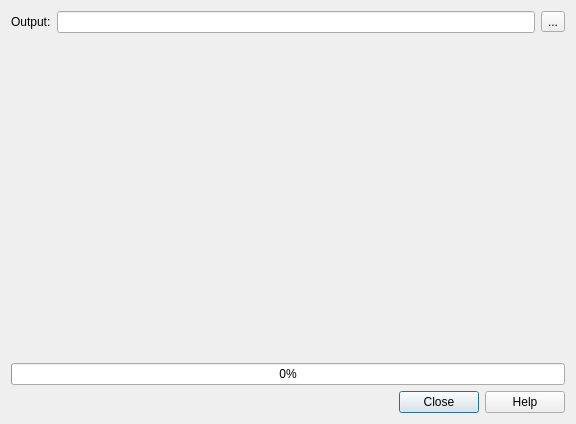
<?xml version="1.0" encoding="UTF-8"?>
<ui version="4.0">
 <class>swRenderDialog</class>
 <widget class="QDialog" name="swRenderDialog">
  <property name="geometry">
   <rect>
    <x>0</x>
    <y>0</y>
    <width>576</width>
    <height>424</height>
   </rect>
  </property>
  <property name="windowTitle">
   <string>Render</string>
  </property>
  <layout class="QVBoxLayout" name="verticalLayout">
   <item>
    <layout class="QVBoxLayout" name="MainLayout">
     <item>
      <layout class="QHBoxLayout" name="outputLayout">
       <item>
        <widget class="QLabel" name="outputLabel">
         <property name="toolTip">
          <string>Path and file name for the rendered image.</string>
         </property>
         <property name="whatsThis">
          <string>&lt;p&gt;&lt;b&gt;Output Image&lt;/b&gt;&lt;/p&gt;&lt;p&gt;Choose where to save the rendered image and its format, such as PNG, JPEG, or BMP. The output path applies to image rendering; Open in Blender does not use it.&lt;/p&gt;</string>
         </property>
         <property name="text">
          <string>Output:</string>
         </property>
         <property name="buddy">
          <cstring>OutputEdit</cstring>
         </property>
        </widget>
       </item>
       <item>
        <widget class="QLineEdit" name="OutputEdit">
         <property name="toolTip">
          <string>Path and file name for the rendered image.</string>
         </property>
         <property name="whatsThis">
          <string>&lt;p&gt;&lt;b&gt;Output Image&lt;/b&gt;&lt;/p&gt;&lt;p&gt;Choose where to save the rendered image and its format, such as PNG, JPEG, or BMP. The output path applies to image rendering; Open in Blender does not use it.&lt;/p&gt;</string>
         </property>
        </widget>
       </item>
       <item>
        <widget class="QToolButton" name="OutputBrowseButton">
         <property name="toolTip">
          <string>Choose the rendered image file and format.</string>
         </property>
         <property name="accessibleName">
          <string>Choose Render Output</string>
         </property>
         <property name="text">
          <string>...</string>
         </property>
        </widget>
       </item>
      </layout>
     </item>
     <item>
      <widget class="swRenderPreviewWidget" name="preview" native="true">
       <property name="toolTip">
        <string>Preview of the rendered image.</string>
       </property>
       <property name="accessibleName">
        <string>Render Preview</string>
       </property>
       <property name="whatsThis">
        <string>&lt;p&gt;&lt;b&gt;Render Preview&lt;/b&gt;&lt;/p&gt;&lt;p&gt;The preview is scaled to fit this area. Changing the dialog size does not change the output resolution; use Settings to change the image dimensions.&lt;/p&gt;</string>
       </property>
      </widget>
     </item>
     <item>
      <widget class="QProgressBar" name="RenderProgress">
       <property name="toolTip">
        <string>Progress of the current export or render.</string>
       </property>
       <property name="accessibleName">
        <string>Render Progress</string>
       </property>
       <property name="maximum">
        <number>1</number>
       </property>
       <property name="value">
        <number>0</number>
       </property>
      </widget>
     </item>
    </layout>
   </item>
   <item>
    <widget class="QDialogButtonBox" name="buttonBox">
     <property name="standardButtons">
      <set>QDialogButtonBox::Close|QDialogButtonBox::Help</set>
     </property>
    </widget>
   </item>
  </layout>
 </widget>
 <customwidgets>
  <customwidget>
   <class>swRenderPreviewWidget</class>
   <extends>QWidget</extends>
   <header>sw_dialog_render.h</header>
   <container>1</container>
  </customwidget>
 </customwidgets>
 <tabstops>
  <tabstop>OutputEdit</tabstop>
  <tabstop>OutputBrowseButton</tabstop>
 </tabstops>
 <resources/>
 <connections/>
</ui>
